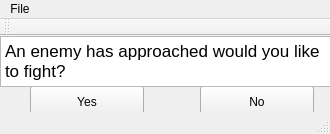
<?xml version="1.0" encoding="UTF-8"?>
<ui version="4.0">
 <class>MainWindow</class>
 <widget class="QMainWindow" name="MainWindow">
  <property name="geometry">
   <rect>
    <x>0</x>
    <y>0</y>
    <width>330</width>
    <height>134</height>
   </rect>
  </property>
  <property name="windowTitle">
   <string>MainWindow</string>
  </property>
  <widget class="QWidget" name="centralWidget">
   <widget class="QPushButton" name="pushButton">
    <property name="geometry">
     <rect>
      <x>30</x>
      <y>50</y>
      <width>114</width>
      <height>32</height>
     </rect>
    </property>
    <property name="text">
     <string>Yes</string>
    </property>
   </widget>
   <widget class="QPushButton" name="pushButton_2">
    <property name="geometry">
     <rect>
      <x>200</x>
      <y>50</y>
      <width>114</width>
      <height>32</height>
     </rect>
    </property>
    <property name="text">
     <string>No</string>
    </property>
   </widget>
   <widget class="QTextBrowser" name="choice">
    <property name="geometry">
     <rect>
      <x>0</x>
      <y>0</y>
      <width>331</width>
      <height>51</height>
     </rect>
    </property>
    <property name="html">
     <string>&lt;!DOCTYPE HTML PUBLIC &quot;-//W3C//DTD HTML 4.0//EN&quot; &quot;http://www.w3.org/TR/REC-html40/strict.dtd&quot;&gt;
&lt;html&gt;&lt;head&gt;&lt;meta name=&quot;qrichtext&quot; content=&quot;1&quot; /&gt;&lt;style type=&quot;text/css&quot;&gt;
p, li { white-space: pre-wrap; }
&lt;/style&gt;&lt;/head&gt;&lt;body style=&quot; font-family:'Lucida Grande'; font-size:13pt; font-weight:400; font-style:normal;&quot;&gt;
&lt;p style=&quot; margin-top:0px; margin-bottom:0px; margin-left:0px; margin-right:0px; -qt-block-indent:0; text-indent:0px;&quot;&gt;An enemy has approached would you like to fight?&lt;/p&gt;&lt;/body&gt;&lt;/html&gt;</string>
    </property>
   </widget>
  </widget>
  <widget class="QMenuBar" name="menuBar">
   <property name="geometry">
    <rect>
     <x>0</x>
     <y>0</y>
     <width>330</width>
     <height>22</height>
    </rect>
   </property>
   <widget class="QMenu" name="menuFile">
    <property name="title">
     <string>File</string>
    </property>
    <addaction name="actionQuit"/>
   </widget>
   <addaction name="menuFile"/>
  </widget>
  <widget class="QToolBar" name="mainToolBar">
   <attribute name="toolBarArea">
    <enum>TopToolBarArea</enum>
   </attribute>
   <attribute name="toolBarBreak">
    <bool>false</bool>
   </attribute>
  </widget>
  <widget class="QStatusBar" name="statusBar"/>
  <action name="actionQuit">
   <property name="text">
    <string>Quit</string>
   </property>
  </action>
 </widget>
 <layoutdefault spacing="6" margin="11"/>
 <resources/>
 <connections/>
</ui>
